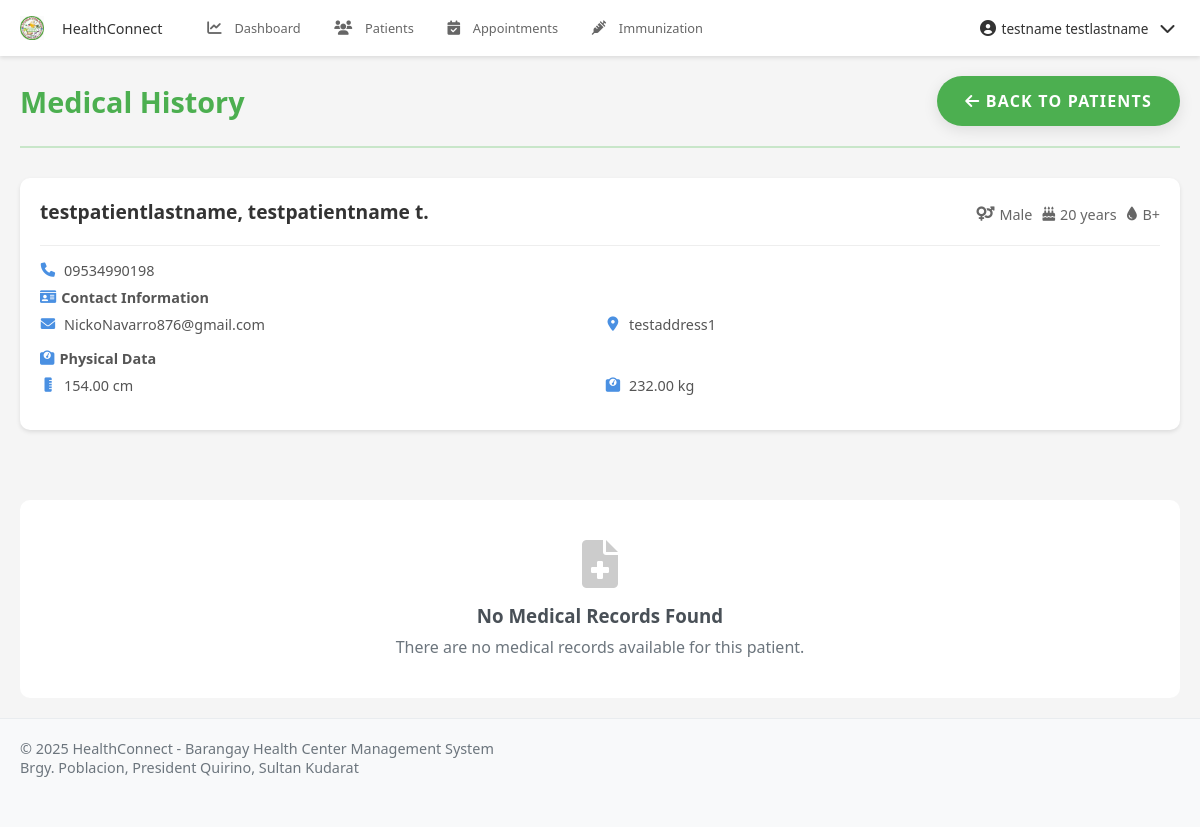
The page /pages/health_worker/view_medical_history.php?patient_id=15 (signed in) on the database its author committed.
### tables this page shows
CREATE TABLE `patients` (
  `patient_id` int(11) NOT NULL,
  `user_id` int(11) DEFAULT NULL,
  `blood_type` varchar(5) DEFAULT NULL,
  `height` decimal(5,2) DEFAULT NULL,
  `weight` decimal(5,2) DEFAULT NULL,
  `emergency_contact_name` varchar(200) DEFAULT NULL,
  `emergency_contact_number` varchar(20) DEFAULT NULL,
  `emergency_contact_relationship` varchar(100) DEFAULT NULL,
  `created_at` timestamp NOT NULL DEFAULT current_timestamp(),
  `updated_at` timestamp NOT NULL DEFAULT current_timestamp() ON UPDATE current_timestamp(),
  `is_approved` tinyint(1) DEFAULT 0,
  `approved_at` timestamp NULL DEFAULT NULL
);

CREATE TABLE `users` (
  `user_id` int(11) NOT NULL,
  `role_id` int(11) DEFAULT NULL,
  `username` varchar(50) NOT NULL,
  `email` varchar(100) NOT NULL,
  `password` varchar(255) NOT NULL,
  `mobile_number` varchar(20) DEFAULT NULL,
  `first_name` varchar(100) NOT NULL,
  `middle_name` varchar(100) DEFAULT NULL,
  `last_name` varchar(100) NOT NULL,
  `gender` enum('Male','Female','Other') DEFAULT NULL,
  `date_of_birth` date DEFAULT NULL,
  `address` text DEFAULT NULL,
  `profile_picture` varchar(255) DEFAULT NULL,
  `is_active` tinyint(1) DEFAULT 1,
  `last_login` datetime DEFAULT NULL,
  `otp` varchar(6) DEFAULT NULL,
  `otp_expiry` datetime DEFAULT NULL,
  `created_at` timestamp NOT NULL DEFAULT current_timestamp(),
  `updated_at` timestamp NOT NULL DEFAULT current_timestamp() ON UPDATE current_timestamp()
);

### pages/health_worker/view_medical_history.php (the view, shortened to what this page needs)
<?php
$database = new Database();
$pdo = $database->getConnection();
$patient_id = isset($_GET['patient_id']) ? (int)$_GET['patient_id'] : 0;
try {
    $query = "SELECT p.*,
              u.first_name, u.middle_name, u.last_name, u.email, u.mobile_number, u.gender, u.date_of_birth, u.address
              FROM patients p
              JOIN users u ON p.user_id = u.user_id
              WHERE p.patient_id = ?";
    $stmt = $pdo->prepare($query);
    $stmt->execute([$patient_id]);
    $patient = $stmt->fetch(PDO::FETCH_ASSOC);
    $query = "SELECT mr.*,
              CONCAT(hw_user.first_name, ' ', hw_user.last_name) as health_worker_name,
              hw.position as health_worker_position
              FROM medical_records mr
              JOIN health_workers hw ON mr.health_worker_id = hw.health_worker_id
              JOIN users hw_user ON hw.user_id = hw_user.user_id
              WHERE mr.patient_id = ?
              ORDER BY mr.visit_date DESC";
    $stmt = $pdo->prepare($query);
    $stmt->execute([$patient_id]);
    $records = $stmt->fetchAll(PDO::FETCH_ASSOC);
} catch (PDOException $e) {
    error_log("Error fetching medical history: " . $e->getMessage());
    header('Location: patients.php');
    exit();
}
?>
<!DOCTYPE html>
<html lang="en">
<head>
    <?php include '../../includes/header_links.php'; ?>
</head>
<body>
    <?php include '../../includes/navbar.php'; ?>
    <div class="container">
        <div class="page-header">
            <h1>Medical History</h1>
            <div class="header-actions">
                <a href="patients.php" class="btn btn-secondary">
                    <i class="fas fa-arrow-left"></i> Back to Patients
                </a>
            </div>
        </div>
        <div class="patient-info-card">
            <div class="patient-header">
                <h2 class="patient-name">
                    <?php echo htmlspecialchars($patient['last_name'] . ', ' . $patient['first_name']); ?>
                    <?php if ($patient['middle_name']): ?>
                        <?php echo ' ' . htmlspecialchars($patient['middle_name'][0]) . '.'; ?>
                    <?php endif; ?>
                </h2>
                <div class="demographics">
                    <span>
                        <i class="fas fa-venus-mars"></i>
                        <?php echo htmlspecialchars($patient['gender']); ?>
                    </span>
                    <span>
                        <i class="fas fa-birthday-cake"></i>
                        <?php
                            $age = date_diff(date_create($patient['date_of_birth']), date_create('today'))->y;
                            echo $age . ' years';
                        ?>
                    </span>
                    <?php if ($patient['blood_type']): ?>
                        <span>
                            <i class="fas fa-tint"></i>
                            <?php echo htmlspecialchars($patient['blood_type']); ?>
                        </span>
                    <?php endif; ?>
                </div>
            </div>
            <div class="info-item" style="margin-bottom: 8px;">
                <i class="fas fa-phone"></i>
                <span><?php echo htmlspecialchars($patient['mobile_number']); ?></span>
            </div>
            <div class="info-section">
                <div class="info-section-title">
                    <i class="fas fa-id-card"></i> Contact Information
                </div>
                <div class="info-grid">
                    <div class="info-item">
                        <i class="fas fa-envelope"></i>
                        <span><?php echo htmlspecialchars($patient['email']); ?></span>
                    </div>
                    <div class="info-item">
                        <i class="fas fa-map-marker-alt"></i>
                        <span><?php echo htmlspecialchars($patient['address']); ?></span>
                    </div>
                </div>
            </div>
            <?php if ($patient['height'] || $patient['weight']): ?>
            <div class="info-section">
                <div class="info-section-title">
                    <i class="fas fa-weight"></i> Physical Data
                </div>
                <div class="info-grid">
                    <?php if ($patient['height']): ?>
                        <div class="info-item">
                            <i class="fas fa-ruler-vertical"></i>
                            <span><?php echo htmlspecialchars($patient['height']); ?> cm</span>
                        </div>
                    <?php endif; ?>
                    <?php if ($patient['weight']): ?>
                        <div class="info-item">
                            <i class="fas fa-weight"></i>
                            <span><?php echo htmlspecialchars($patient['weight']); ?> kg</span>
                        </div>
                    <?php endif; ?>
                </div>
            </div>
            <?php endif; ?>
        </div>
        <div class="medical-timeline">
            <?php if (empty($records)): ?>
                <div class="no-records">
                    <i class="fas fa-file-medical"></i>
                    <h3>No Medical Records Found</h3>
                    <p>There are no medical records available for this patient.</p>
                </div>
            <?php endif; ?>
        </div>
    </div>
    <?php include '../../includes/footer.php'; ?>
</body>
</html>

### assets/css/style.css (style rules this page uses)
:root { --primary-color: #4CAF50; --primary-dark: #388E3C; --primary-light: #C8E6C9; --accent-color: #FF5722; --text-primary: #212121; --text-secondary: #757575; --divider-color: #BDBDBD; --background-color: #F5F5F5; --white: #FFFFFF; --error: #F44336; --warning: #FFC107; --info: #2196F3; --success: #4CAF50; }
* { margin: 0; padding: 0; box-sizing: border-box; font-family: 'Poppins', 'Segoe UI', Arial, sans-serif; }
html, body { height: 100%; background-color: var(--background-color); color: var(--text-primary); font-size: 16px; overflow-x: hidden; }
a { color: var(--primary-dark); text-decoration: none; transition: color 0.3s ease; }
.container { width: 100%; max-width: 1200px; margin: 0 auto; padding: 0 20px; }
.btn { display: inline-block; padding: 14px 28px; background-color: var(--primary-color); color: var(--white); border-radius: 30px; font-weight: 600; text-transform: uppercase; letter-spacing: 1.2px; transition: all 0.3s ease; cursor: pointer; border: none; box-shadow: 0 4px 15px rgba(0,0,0,0.1); }
.page-header { display: flex; justify-content: space-between; align-items: center; margin-bottom: 30px; padding: 20px 0; border-bottom: 2px solid var(--primary-light); }
.page-header h1 { color: var(--primary-color); margin: 0; font-size: 1.8rem; }
.header-actions { display: flex; gap: 15px; align-items: center; }
body { padding-top: 60px; padding-bottom: 70px; }

### pages/health_worker/view_medical_history.php (style rules this page uses)
.patient-info-card { background: white; border-radius: 10px; box-shadow: 0 2px 4px rgba(0,0,0,0.1); padding: 20px; margin-bottom: 30px; transition: transform 0.2s, box-shadow 0.2s; }
.patient-header { display: flex; justify-content: space-between; align-items: center; margin-bottom: 15px; border-bottom: 1px solid #eee; padding-bottom: 15px; }
.patient-name { font-size: 1.2em; font-weight: bold; color: #333; margin: 0 0 5px 0; }
.demographics { display: flex; flex-wrap: wrap; align-items: center; gap: 10px; color: #666; font-size: 0.9em; }
.demographics span { display: flex; align-items: center; gap: 5px; }
.info-section { margin-bottom: 15px; }
.info-section-title { font-size: 0.9em; font-weight: 600; color: #555; margin-bottom: 8px; display: flex; align-items: center; gap: 5px; }
.info-section-title i { color: #4a90e2; }
.info-grid { display: grid; grid-template-columns: repeat(2, 1fr); gap: 10px; }
.info-item { display: flex; align-items: center; gap: 8px; color: #555; font-size: 0.9em; }
.info-item i { color: #4a90e2; width: 16px; text-align: center; }
.medical-timeline { padding: 20px 0; }
.no-records { text-align: center; padding: 40px; background: white; border-radius: 10px; margin-top: 20px; grid-column: 1 / -1; }
.no-records i { font-size: 3em; color: #ccc; margin-bottom: 15px; }
.no-records h3 { margin: 0 0 0.5rem 0; color: #495057; }
.no-records p { color: #6c757d; margin: 0; }
.page-header { display: flex; justify-content: space-between; align-items: center; margin-bottom: 30px; flex-wrap: wrap; gap: 20px; }
.header-actions { display: flex; gap: 15px; align-items: center; }

### includes/navbar.php (style rules this page uses)
body { padding-top: 48px; padding-bottom: 56px; }
@media (min-width: 769px) { body { padding-bottom: 0; } }
@media (min-width: 769px) { body { padding-top: 56px; } }

### rows shown on the page
patients: user.first_name "testpatientlastname, testpatientname", user.middle_name "t", user.gender "Male", user.date_of_birth "20", blood_type "B+", user.mobile_number "09534990198", user.email "NickoNavarro876@gmail.com", user.address "testaddress1", height "154.00", weight "232.00"

### other values the page prints
$_SESSION['name'] "testname testlastname"
